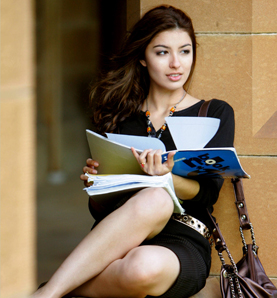
%> input picture Small_Dataset/Face/FacePhoto/0520962400.jpg, 277 x 298 px; its folder holds only this picture in this run
$ octave create_dataset_BEST.m   (GNU Octave 9; MATLAB toolbox functions it lacks are replaced by stand-ins)
%> lines starting %> are read from the running program, lines starting %| are printed output that depends on the picture; in (x1, y1, x2, y2) boxes, pixels count from 0 and x2, y2 are one past the last pixel; in counts of white or black regions, pixels touching at a corner belong together; the program's own positions count from 1
% Program using imageDatastore
clear;
close all;

% Directory with sub directories:
DatasetPath = fullfile('C:','Users','mangi','Documents','Bicocca Informatica','3 anno','Elaborazione delle Immagini','Esame 2022 mio','Small_Dataset');
imds = imageDatastore(DatasetPath, 'IncludeSubfolders',true,'LabelSource','foldernames');

% Number of images
num_images = numel(imds.Files)/2;
% Initialize 4 dimensional arrays with fixed dimension
original_images = zeros(num_images,300,300,3);
gt_images = zeros(num_images,300,300);

% Test to read single image
test = imread(imds.Files{1}) > 0.1; % Make it boolean
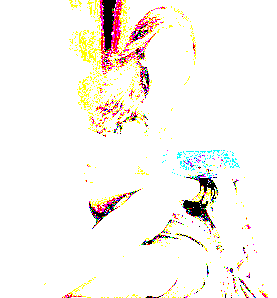
%> test: size 298x277x3 logical; mean R, G, B 0.974, 0.959, 0.938
test = test(:,:,1); % Make it only one channel
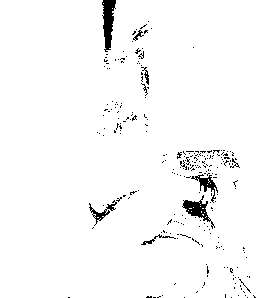
%> test: size 298x277 logical; 97.4% white; 246 black regions (236 under 20 px), largest, box (x1, y1, x2, y2) and area: (102, 0, 116, 52) 451, (182, 195, 215, 229) 346, (191, 174, 218, 203) 219
imshow(test);


% Cicli per tentare di salvare immagini in array e solo dopo estrarre skin
% pixels. In realtà forse è meglio trovare skin pixel all'interno del ciclo e
% salvare questi valori in array, mentre è inutile stare a fare array di
% immagini
%%
for i = 1:num_images
    im = imread(imds.Files{i}) > 0.1; % Boolean image
    im = im(:,:,1);
%> (the run ends here)
